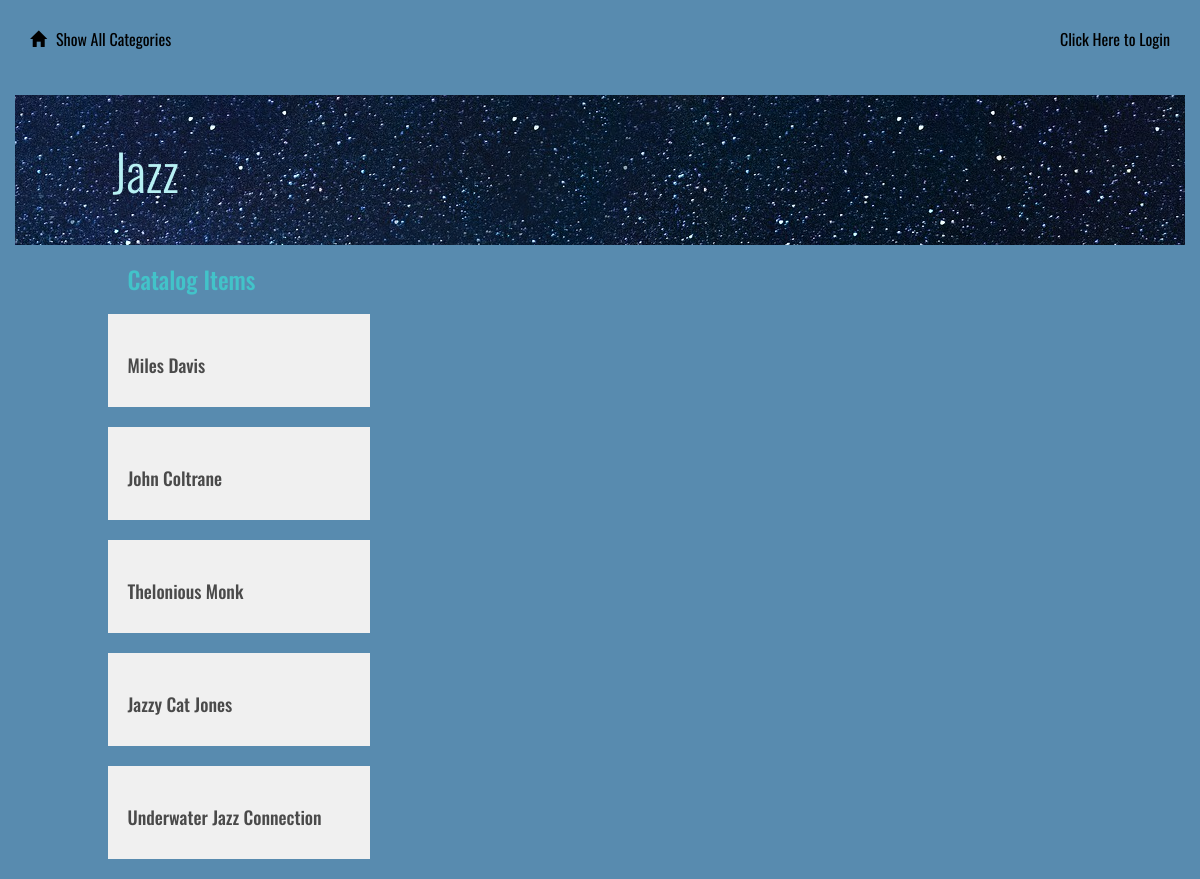
The app's page /catalog/Jazz/items with its own data.
### models.py (models this page shows, shortened)
class Category(Base):
    __tablename__ = 'category'
    id = Column(Integer, primary_key=True)
    name = Column(String(250), nullable=False)
    user_id = Column(Integer, ForeignKey('user.id'))
    user = relationship(User)

class CatalogItem(Base):
    __tablename__ = 'catalog_item'
    name = Column(String(80), nullable=False)
    id = Column(Integer, primary_key=True)
    description = Column(String(1000))
    category_id = Column(Integer, ForeignKey('category.id'))
    category = relationship(Category)
    user_id = Column(Integer, ForeignKey('user.id'))
    user = relationship(User)

### application.py (the view)
@app.route('/catalog/<string:category>/items')
def showItemsInCategory(category):
    category_obj = session.query(Category).filter_by(name=category).one()
    items = session.query(CatalogItem).filter_by(
        category_id=category_obj.id).all()
    return render_template('catalog.html', category=category_obj, items=items,
                           session=login_session)

### templates/catalog.html (shortened to what this page needs)
{% extends "main.html" %}
{% block content %}
{% include "header.html" %}
	<div class="row divider green">
		<div class="col-md-12"></div>
	</div>
	<div class="row banner menu">
		<div class="col-md-11 col-md-offset-1 padding-none">
			<a href="{{url_for('showItemsInCategory', category = category.name)}}">
				<h1>{{category.name}}</h1>
			</a>
		</div>
	</div>
	{% if items !=[] %}
		<div class="row">
			<div class="col-md-1"></div>
			<div class="col-md-3">
				<h2>Catalog Items</h2>
					{% for item in items %}
						<div class="catalog-item">
							<a href='{{url_for('viewCatalogItem', category=category.name, item=item.name )}}'><h3>{{item.name}}</h3></a>
						</div>
					{% endfor %}
			</div>
			<div class="col-md-1"></div>
		</div>
	{% endif %}
{% endblock %}

### static/styles.css (style rules this page uses)
* { font-family: "Oswald", sans-serif; font-weight: 700; }
body { background-color: rgb(88, 139, 175); }
h1 { font-family: "Oswald", sans-serif; font-size: 50px; color: rgb(183, 240, 243); line-height: 60px; font-weight: 300; }
h2 { font-size: 24px; color: #42C3C9; line-height: 29px; }
h3 { font-size: 18px; color: #4A4A4A; line-height: 23px; }
a { font-size: 14px; color: #0093B9; line-height: 17px; }
.padding-none { padding: 0; }
.divider { height: 15px; }
.banner.menu { height: 150px; background: url("/static/milky-way.jpg"); }
.banner h1 { margin: 45px 0; }
.catalog-item { background: #F0F0F0; padding: 20px; margin: 20px; margin-left: -20px; }

### records on screen
Category: name "Jazz"
CatalogItem: name "Miles Davis"
CatalogItem: name "John Coltrane"
CatalogItem: name "Thelonious Monk"
CatalogItem: name "Jazzy Cat Jones"
CatalogItem: name "Underwater Jazz Connection"
